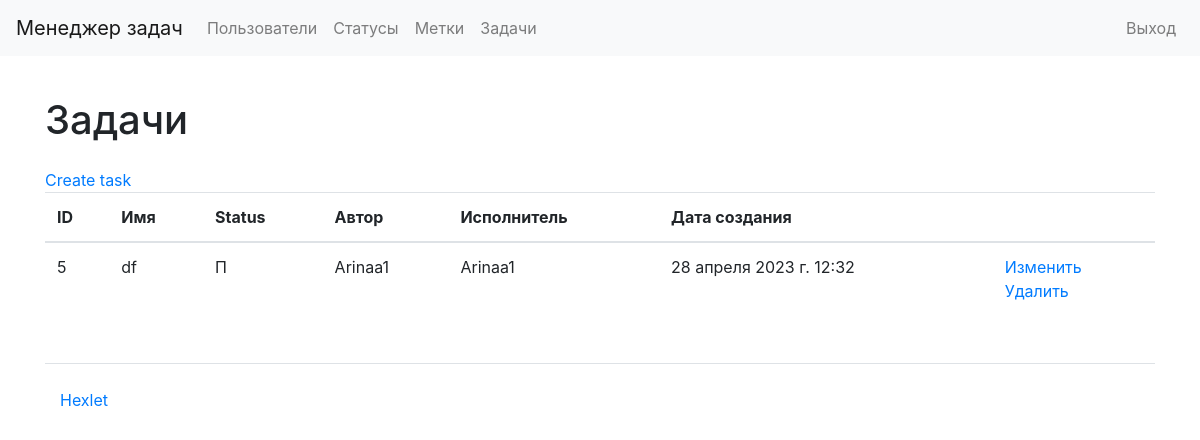
The page /tasks/ (signed in) on the database as committed earlier.
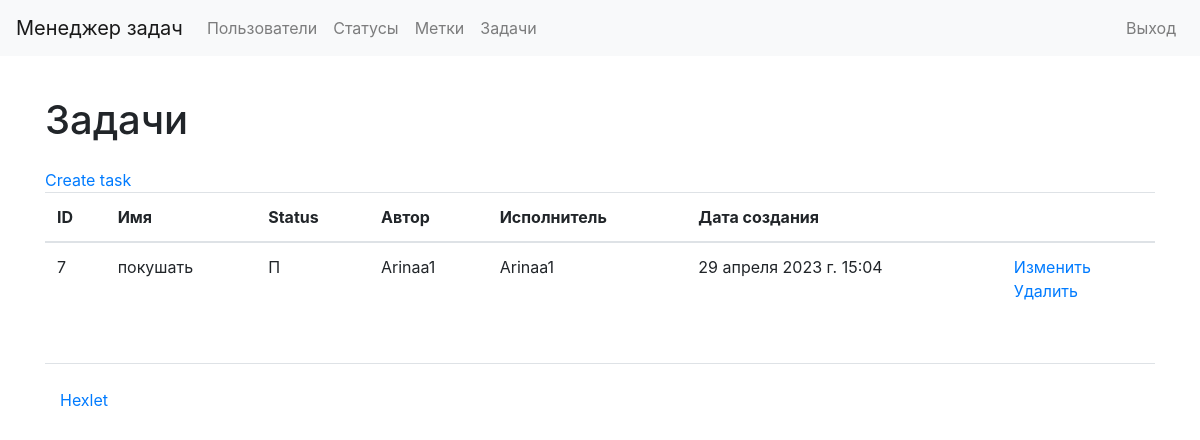
The same page on the database as committed later.
### tasks/models.py (models this page shows, shortened)
class Task(models.Model):
    name = models.CharField(max_length=150)
    description = models.TextField(null=True, blank=True)
    created_at = models.DateTimeField(auto_now=True)
    status = models.ForeignKey(Status, on_delete=models.PROTECT)
    creator = models.ForeignKey(User, related_name='creator', on_delete=models.PROTECT)
    assignee = models.ForeignKey(User, related_name='assignee', on_delete=models.PROTECT, null=True, blank=True)
    label = models.ManyToManyField(Label, blank=True)

### statuses/models.py (models this page shows)
class Status(models.Model):
    name = models.CharField(max_length=150)
    created_at = models.DateTimeField(auto_now=True)
    def __str__(self):
        return self.name

### users/models.py (models this page shows)
class User(AbstractUser):
    pass

### tasks/views.py (the view)
# urls.py: path('', views.TasksListView.as_view(), name='tasks_list'),
class TasksListView(LoginRequiredMixin, ListView):
    model = Task
    template_name = "tasks/list_of_tasks.html"

### tasks/templates/tasks/list_of_tasks.html (shortened to what this page needs)
{% extends "base.html" %}
{% load i18n %}
{% block content %}
<h1 class="my-4">{% translate "Tasks" %}</h1>
<a href="{% url 'task_create' %}">{% translate "Create task" %}</a>
<table class="table table-stripped">
    <thead>
        <tr>
            <th>ID</th>
            <th>{% translate "Name" %}</th>
            <th>{% translate "Status" %}</th>
            <th>{% translate "Author" %}</th>
            <th>{% translate "Assigned to" %}</th>
            <th>{% translate "Date of creation" %}</th>
            <th></th>
        </tr>
    </thead>
        {% for task in object_list %}
    <tbody>
        <tr>
            <td>{{ task.id }}</td>
            <td>{{ task.name }}</td>
            <td>{{ task.status }}</td>
            <td>{{ task.creator }}</td>
            {% if task.assignee != None %}
            <td>{{ task.assignee }}</td>
            {% endif %}
            <td>{{ task.created_at }}</td>
            <td>
                <a href="/tasks/{{ task.id }}/update/">{% translate "Update" %}</a>
                <br>
                <a href="/tasks/{{ task.id }}/delete/">{% translate "Delete" %}</a>
            </td>
        </tr>
        {% endfor %}
    </tbody>
</table>
{% endblock %}

Rows that differ between the two databases and show on the page:
removed Task: id "5", name "df", status "П", creator "Arinaa1", assignee "Arinaa1", created_at "28 апреля 2023 г. 12:32"
added Task: id "7", name "покушать", status "П", creator "Arinaa1", assignee "Arinaa1", created_at "29 апреля 2023 г. 15:04"
